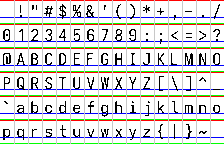
#> input picture font_debug.png, 224 x 144 px
$ python make_transparent.py ../font_debug.png out.png
#> lines starting #> are read from the running program, lines starting #| are printed output that depends on the picture
#!/usr/bin/env python3
"""
One-off script to make black pixels transparent in an animated GIF.
Usage: python make_transparent.py themes/layers/x.gif
"""

import sys
from PIL import Image

def make_black_transparent(input_path, output_path=None):
    """Convert black pixels to transparent in all frames of a GIF."""
#> called with input_path = '../font_debug.png', output_path = 'out.png'
    if output_path is None:
        output_path = input_path

    # Open the GIF
    img = Image.open(input_path)
#> img is the input picture: PIL image 224x144 RGBA; mean R, G, B, A 211.6, 211.6, 211.4, 255

    frames = []
    durations = []

    try:
        while True:
            # Get the current frame
            frame = img.convert('RGBA')

            # Get duration if available
            try:
                duration = img.info.get('duration', 100)
            except:
                duration = 100

            # Process pixels: make black transparent
            data = frame.getdata()
            new_data = []

            for item in data:
                # If pixel is black (or very dark), make it transparent
                if item[0] < 10 and item[1] < 10 and item[2] < 10:
                    new_data.append((0, 0, 0, 0))  # Transparent
                else:
                    new_data.append(item)

            frame.putdata(new_data)
            frames.append(frame)
            durations.append(duration)

            # Move to next frame
            img.seek(img.tell() + 1)
#> this loop made 1 pass
#> duration on pass 1: 100
#> pass 1, in make_black_transparent, `frames[0].save( output_path, save_all=True, append_images=frames[1:], ..`:
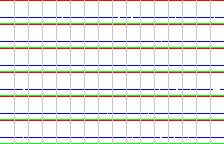
#> saved as out.png: PIL image 224x144 RGBA; mean R, G, B, A 211.6, 211.6, 211.4, 234.9; transparent parts drawn white
#> after the loop, durations = [100]; frames = 1 item

    except EOFError:
        pass  # End of sequence

    # Save all frames as animated GIF
    if frames:
#> (the run stopped early here; a loop or call above may not have finished)
